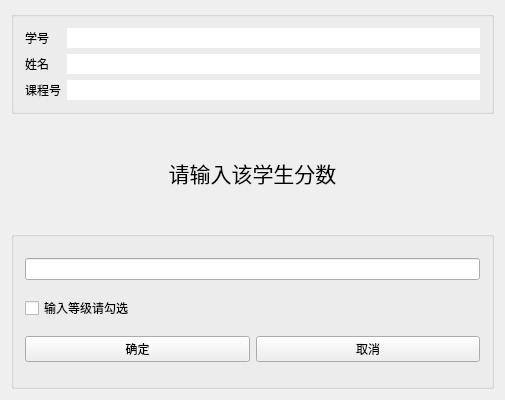
<?xml version="1.0" encoding="UTF-8"?>
<ui version="4.0">
 <class>grantpoint</class>
 <widget class="QWidget" name="grantpoint">
  <property name="geometry">
   <rect>
    <x>0</x>
    <y>0</y>
    <width>505</width>
    <height>400</height>
   </rect>
  </property>
  <property name="windowTitle">
   <string>grantpoint</string>
  </property>
  <layout class="QGridLayout" name="gridLayout_3" rowstretch="1,2,3,0">
   <item row="1" column="0">
    <widget class="QLabel" name="label_3">
     <property name="font">
      <font>
       <pointsize>16</pointsize>
      </font>
     </property>
     <property name="text">
      <string>请输入该学生分数</string>
     </property>
     <property name="alignment">
      <set>Qt::AlignCenter</set>
     </property>
    </widget>
   </item>
   <item row="0" column="0">
    <widget class="QGroupBox" name="groupBox_2">
     <property name="title">
      <string/>
     </property>
     <layout class="QGridLayout" name="gridLayout_2" rowstretch="0,0,0">
      <item row="2" column="1">
       <widget class="QLineEdit" name="lineEdit_cno">
        <property name="enabled">
         <bool>true</bool>
        </property>
        <property name="frame">
         <bool>false</bool>
        </property>
        <property name="readOnly">
         <bool>true</bool>
        </property>
       </widget>
      </item>
      <item row="0" column="1">
       <widget class="QLineEdit" name="lineEdit_sno">
        <property name="enabled">
         <bool>true</bool>
        </property>
        <property name="frame">
         <bool>false</bool>
        </property>
        <property name="readOnly">
         <bool>true</bool>
        </property>
       </widget>
      </item>
      <item row="2" column="0">
       <widget class="QLabel" name="label_2">
        <property name="text">
         <string>课程号</string>
        </property>
       </widget>
      </item>
      <item row="0" column="0">
       <widget class="QLabel" name="label">
        <property name="text">
         <string>学号</string>
        </property>
       </widget>
      </item>
      <item row="1" column="0">
       <widget class="QLabel" name="label_4">
        <property name="text">
         <string>姓名</string>
        </property>
       </widget>
      </item>
      <item row="1" column="1">
       <widget class="QLineEdit" name="lineEdit_2">
        <property name="frame">
         <bool>false</bool>
        </property>
        <property name="readOnly">
         <bool>true</bool>
        </property>
       </widget>
      </item>
     </layout>
    </widget>
   </item>
   <item row="2" column="0">
    <widget class="QGroupBox" name="groupBox">
     <property name="title">
      <string/>
     </property>
     <layout class="QGridLayout" name="gridLayout">
      <item row="3" column="0">
       <widget class="QPushButton" name="ensurebtn">
        <property name="text">
         <string>确定</string>
        </property>
       </widget>
      </item>
      <item row="3" column="1">
       <widget class="QPushButton" name="exitbtn">
        <property name="text">
         <string>取消</string>
        </property>
       </widget>
      </item>
      <item row="0" column="0" colspan="2">
       <widget class="QLineEdit" name="lineEdit"/>
      </item>
      <item row="1" column="0">
       <widget class="QCheckBox" name="checkBox">
        <property name="text">
         <string>输入等级请勾选</string>
        </property>
       </widget>
      </item>
     </layout>
    </widget>
   </item>
  </layout>
 </widget>
 <layoutdefault spacing="6" margin="11"/>
 <resources/>
 <connections/>
</ui>
